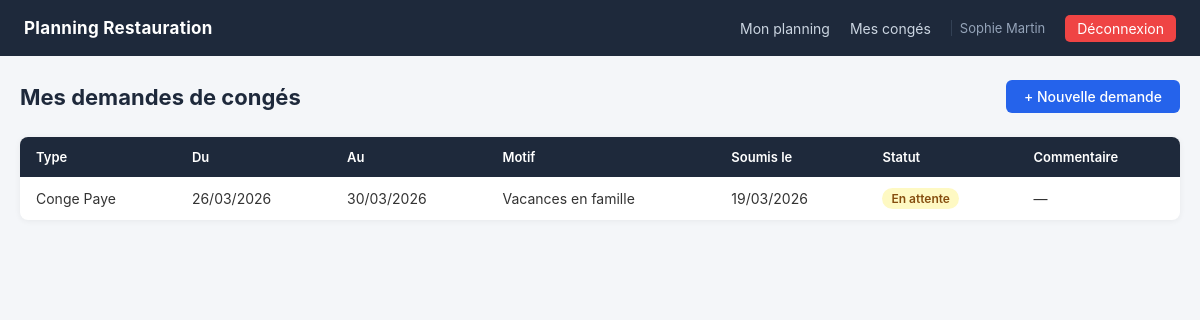
Page /absences/my (signed in) on the committed database.
### app/models.py (models this page shows, shortened)
class User(UserMixin, db.Model):
    __tablename__ = 'users'
    id = db.Column(db.Integer, primary_key=True)
    nom = db.Column(db.String(50), nullable=False)
    prenom = db.Column(db.String(50), nullable=False)
    email = db.Column(db.String(120), nullable=False, unique=True)
    password_hash = db.Column(db.String(255), nullable=False)
    telephone = db.Column(db.String(20), nullable=True)
    post_id = db.Column(db.Integer, db.ForeignKey('posts.id'), nullable=True)
    contrat = db.Column(db.String(20), nullable=False)
    date_embauche = db.Column(db.Date, nullable=False)
    role = db.Column(db.String(10), nullable=False, default='employe')
    actif = db.Column(db.Boolean, nullable=False, default=True)
    created_at = db.Column(db.DateTime, nullable=False, default=datetime.utcnow)
    shifts = db.relationship('Shift', foreign_keys='Shift.user_id', backref='employe', lazy=True)
    absences = db.relationship('Absence', foreign_keys='Absence.user_id', backref='employe', lazy=True)
    @property
    def est_manager(self):
        return self.role == 'manager'
    @property
    def nom_complet(self):
        return f'{self.prenom} {self.nom}'

class Absence(db.Model):
    __tablename__ = 'absences'
    id = db.Column(db.Integer, primary_key=True)
    user_id = db.Column(db.Integer, db.ForeignKey('users.id'), nullable=False)
    type_absence = db.Column(db.String(30), nullable=False)
    date_debut = db.Column(db.Date, nullable=False)
    date_fin = db.Column(db.Date, nullable=False)
    motif = db.Column(db.Text, nullable=True)
    statut = db.Column(db.String(15), nullable=False, default='en_attente')
    commentaire_manager = db.Column(db.Text, nullable=True)
    traite_par = db.Column(db.Integer, db.ForeignKey('users.id'), nullable=True)
    created_at = db.Column(db.DateTime, nullable=False, default=datetime.utcnow)

### app/absences/routes.py (the view)
@bp.route('/absences/my')
@login_required
def my_absences():
    absences = Absence.query.filter_by(user_id=current_user.id)\
                            .order_by(Absence.created_at.desc()).all()
    return render_template('absences/my_absences.html', absences=absences)

### app/templates/absences/my_absences.html (shortened to what this page needs)
{% extends "base.html" %}
{% block content %}
<div class="page-header">
    <h1>Mes demandes de congés</h1>
    <a href="{{ url_for('absences.request_absence') }}" class="btn btn-primary">+ Nouvelle demande</a>
</div>
<table>
    <thead>
        <tr>
            <th>Type</th>
            <th>Du</th>
            <th>Au</th>
            <th>Motif</th>
            <th>Soumis le</th>
            <th>Statut</th>
            <th>Commentaire</th>
        </tr>
    </thead>
    <tbody>
        {% for a in absences %}
        <tr>
            <td>{{ a.type_absence.replace('_',' ').title() }}</td>
            <td>{{ a.date_debut.strftime('%d/%m/%Y') }}</td>
            <td>{{ a.date_fin.strftime('%d/%m/%Y') }}</td>
            <td>{{ a.motif or '—' }}</td>
            <td>{{ a.created_at.strftime('%d/%m/%Y') }}</td>
            <td>
                {% if a.statut == 'en_attente' %}<span class="badge badge-warning">En attente</span>
                {% elif a.statut == 'approuve' %}<span class="badge badge-success">Approuvé</span>
                {% elif a.statut == 'refuse' %}<span class="badge badge-danger">Refusé</span>
                {% else %}<span class="badge badge-secondary">Confirmé</span>{% endif %}
            </td>
            <td>{{ a.commentaire_manager or '—' }}</td>
        </tr>
        {% else %}
        <tr><td colspan="7" style="text-align:center;color:#6b7280;padding:30px">Aucune demande pour le moment.</td></tr>
        {% endfor %}
    </tbody>
</table>
{% endblock %}

### app/templates/base.html (shortened to what this page needs)
<!DOCTYPE html>
<html lang="fr">
<head>
    <link rel="stylesheet" href="{{ url_for('static', filename='css/style.css') }}">
</head>
<body>
{% if current_user.is_authenticated %}
<nav class="navbar">
    <div class="navbar-brand">Planning Restauration</div>
    <div class="navbar-links">
        {% if current_user.est_manager %}
            <a href="{{ url_for('planning.week_view') }}">Planning</a>
            <a href="{{ url_for('employees.list_employees') }}">Employés</a>
            <a href="{{ url_for('shifts.create_shift') }}">+ Créneau</a>
            <a href="{{ url_for('absences.list_absences') }}">Congés</a>
        {% else %}
            <a href="{{ url_for('planning.week_view') }}">Mon planning</a>
            <a href="{{ url_for('absences.my_absences') }}">Mes congés</a>
        {% endif %}
        <span class="navbar-user">{{ current_user.nom_complet }}</span>
        <a href="{{ url_for('auth.logout') }}" class="btn-logout">Déconnexion</a>
    </div>
</nav>
{% endif %}
<main class="container">
    {% block content %}{% endblock %}
</main>
</body>
</html>

### app/static/css/style.css (style rules this page uses)
*, *::before, *::after { box-sizing: border-box; margin: 0; padding: 0; }
body { font-family: -apple-system, BlinkMacSystemFont, 'Segoe UI', sans-serif; font-size: 15px; background: #f4f6f9; color: #333; min-height: 100vh; }
a { color: #2563eb; text-decoration: none; }
.navbar { background: #1e293b; color: #fff; display: flex; align-items: center; justify-content: space-between; padding: 0 24px; height: 56px; position: sticky; top: 0; z-index: 100; }
.navbar-brand { font-weight: 700; font-size: 17px; letter-spacing: .3px; }
.navbar-links { display: flex; align-items: center; gap: 20px; }
.navbar-links a { color: #cbd5e1; font-size: 14px; }
.navbar-user { color: #94a3b8; font-size: 13px; padding-left: 8px; border-left: 1px solid #334155; }
.btn-logout { background: #ef4444; color: #fff !important; padding: 5px 12px; border-radius: 5px; font-size: 13px; }
.container { max-width: 1200px; margin: 0 auto; padding: 24px 20px; }
.btn { display: inline-block; padding: 8px 18px; border-radius: 6px; border: none; cursor: pointer; font-size: 14px; font-weight: 500; transition: background .15s; text-align: center; }
.btn-primary { background: #2563eb; color: #fff; }
table { width: 100%; border-collapse: collapse; background: #fff; border-radius: 8px; overflow: hidden; box-shadow: 0 1px 6px rgba(0,0,0,.06); }
thead { background: #1e293b; color: #fff; }
th { padding: 12px 16px; text-align: left; font-size: 13px; font-weight: 600; }
td { padding: 11px 16px; border-bottom: 1px solid #f1f5f9; font-size: 14px; }
tr:last-child td { border-bottom: none; }
.badge { display: inline-block; padding: 3px 9px; border-radius: 12px; font-size: 12px; font-weight: 600; }
.badge-warning { background: #fef9c3; color: #854d0e; }
.page-header { display: flex; align-items: center; justify-content: space-between; margin-bottom: 24px; }
.page-header h1 { font-size: 22px; font-weight: 700; color: #1e293b; }

### rows in the picture
User: nom_complet "Sophie Martin"
Absence: type_absence.replace "Conge Paye", date_debut "26/03/2026", date_fin "30/03/2026", motif "Vacances en famille", created_at "19/03/2026", statut "En attente", commentaire_manager "—"
